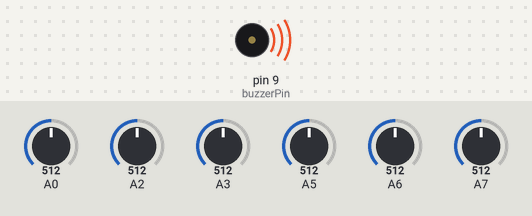
A sketch run on a simulated Arduino Uno, built with avr-gcc and run on an emulated ATmega328P. Shown: buzzer (waves = sounding). Inputs (shaded band) come from the test bench; at power-on: A0 = 512, A2 = 512, A3 = 512, A5 = 512, A6 = 512, A7 = 512.

Above: at 0.1 s.
Timing chart, 0 to 3.7 s (numbered marks = the images above):
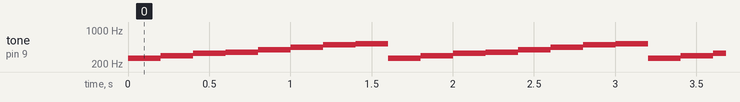

The sketch:

capacitorSensor.ino
```cpp
#include <CapacitiveSensor.h>

CapacitiveSensor capsensors[8] = {
    CapacitiveSensor(4, 2), // Sensor 1: send pin 4, receive pin 2
    CapacitiveSensor(4, 3), // Sensor 2: send pin 4, receive pin 3
    CapacitiveSensor(4, 5), // Sensor 3: send pin 4, receive pin 5
    CapacitiveSensor(4, 6), // Sensor 4: send pin 4, receive pin 6
    CapacitiveSensor(4, 7), // Sensor 5: send pin 4, receive pin 7
    CapacitiveSensor(4, 8), // Sensor 6: send pin 4, receive pin 8
    CapacitiveSensor(4, 10), // Sensor 7: send pin 4, receive pin 10
    CapacitiveSensor(4, 11)  // Sensor 8: send pin 4, receive pin 11
};

// Threshold for capacitive sensor activation
const long capThreshold = 1000;

// Define sensor pins and buzzer pin
const int sensorPins[8] = {2, 3, 5, 6, 7, 8, 10, 11}; // Corresponding to the receive pins
const int buzzerPin = 9; // Pin for the buzzer
const int threshold = 500; // Activation threshold for sensors


// Frequencies for each ball's sound (in Hz)
const int frequencies[8] = {262, 294, 330, 349, 392, 440, 494, 523}; // C4, D4, E4, F4, G4, A4, B4, C5

void setup() {
    // Initialize sensor pins as input
    for (int i = 0; i < 8; i++) {
        pinMode(sensorPins[i], INPUT);
    }

    // Initialize buzzer pin as output
    pinMode(buzzerPin, OUTPUT);
}

void loop() {
    for (int i = 0; i < 8; i++) {
        int sensorValue = analogRead(sensorPins[i]); // Read sensor value

        if (sensorValue > threshold) { // Check if sensor is triggered
            tone(buzzerPin, frequencies[i], 200); // Play sound for 200ms
            delay(200); // Wait for the sound to finish
        }
    }
}
```

Measured:
- by itself, tone on pin 9 (buzzerPin): repeats every 1.6 s: 294 Hz 0.20 s, 330 Hz 0.20 s, 349 Hz 0.20 s, 392 Hz 0.20 s, 440 Hz 0.20 s, 494 Hz 0.20 s, 523 Hz 0.20 s, 262 Hz 0.20 s
